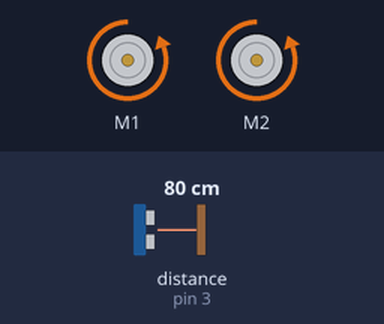
Simulated run of this sketch. Board: Arduino Uno, built with avr-gcc and run on an emulated ATmega328P. Parts: 2 × DC motor (green arrow = forward, orange = backward, longer = faster). Inputs (shaded band) come from the test bench; at power-on: distance to the obstacle (sensor on pin 3) 80 cm.

Above: at 1.2 s.
1.3 s: distance to the obstacle (sensor on pin 3) set to 44 cm
2.8 s: distance to the obstacle (sensor on pin 3) set to 36 cm
At 3.3 s:
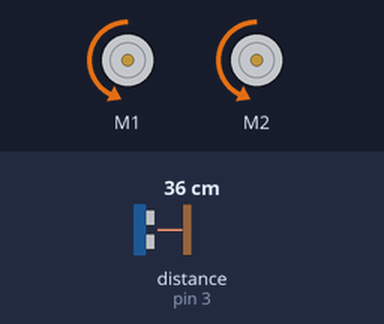
4.3 s: distance to the obstacle (sensor on pin 3) set to 23 cm
5.8 s: distance to the obstacle (sensor on pin 3) set to 19 cm
At 6.6 s:
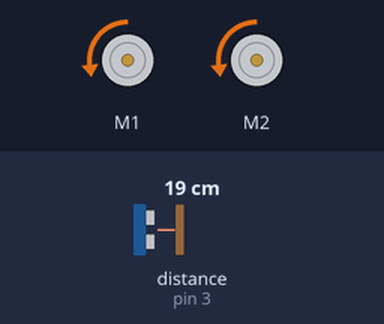
7.3 s: distance to the obstacle (sensor on pin 3) set to 8 cm
8.8 s: distance to the obstacle (sensor on pin 3) set to 5 cm
At 10.0 s:
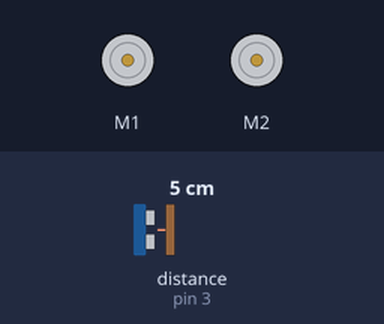
Timing chart, 0 to 11.3 s (numbered marks = the images above; inputs shaded):
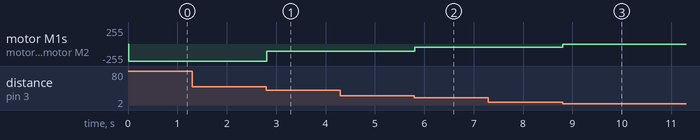

Measured:
- the behaviour switches between 41 and 40 cm on distance to the obstacle (sensor on pin 3) (found by bisection; images 0 and 1)
- the behaviour switches between 21 and 20 cm on distance to the obstacle (sensor on pin 3) (found by bisection; images 1 and 2)
- the behaviour switches between 7 and 6 cm on distance to the obstacle (sensor on pin 3) (found by bisection; images 2 and 3)
- after the input at 1.3 s, every drawn part: stays the same
- after the input at 2.8 s, motor M1, motor M2: backward 255/255 → backward 110/255 at once
- after the input at 4.3 s, every drawn part: stays the same
- after the input at 5.8 s, motor M1, motor M2: backward 110/255 → backward 50/255 at once
- after the input at 7.3 s, every drawn part: stays the same
- after the input at 8.8 s, motor M1, motor M2: backward 50/255 → stopped at once

The sketch:

Billyladeneigeuse.ino
```cpp
#include "MeOrion.h"

MeDCMotor motor1(M1);

MeDCMotor motor2(M2);

MeUltrasonicSensor ultraSensor(PORT_3); /* Ultrasonic module can ONLY be connected to port 3, 4, 6, 7, 8 of base shield. */

void setup()
{
  motor1.run(-255);
  motor2.run(-255);
}

void loop()
{
  int dist = ultraSensor.distanceCm();
  if(dist<=40 && dist>20){
    motor1.run(-110);
    motor2.run(-110);
  }
  else if(dist<=20 && dist>6){
      motor1.run(-50);
      motor2.run(-50);

    }
 else if(dist<=6){
      motor1.run(0);
      motor2.run(0);

    }
  Serial.print("Distance : ");
  Serial.print(ultraSensor.distanceCm() );
  Serial.println(" cm");
  delay(10); /* the minimal measure interval is 100 milliseconds */
}
```
